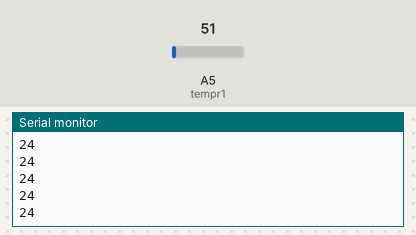
The sketch below on a simulated Arduino Uno, built with avr-gcc and run on an emulated ATmega328P. Shown: the last lines printed to the serial monitor. Inputs (shaded band) come from the test bench; at power-on: A5 (tempr1) = 51.

Above: at 1.2 s.
1.3 s: A5 (tempr1) set to 61
At 1.56 s:
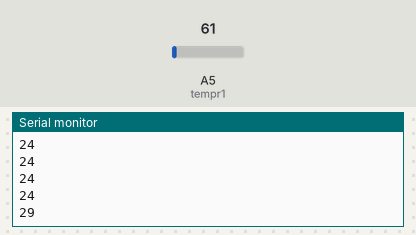
2.8 s: A5 (tempr1) set to 71
At 2.96 s:
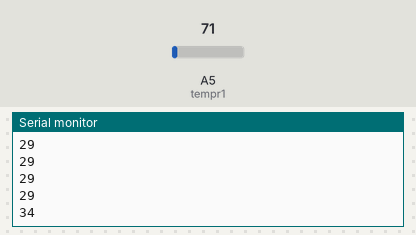
Timing chart, 0 to 5.8 s (numbered marks = the images above; inputs shaded):
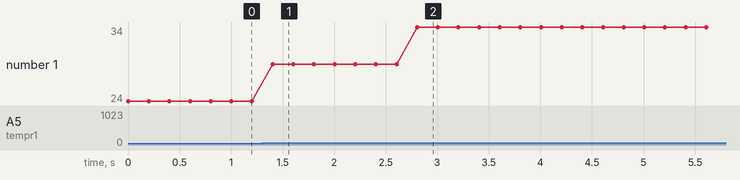

Measured:
- after the input at 1.3 s, the serial monitor: prints a new line after 0.10 s (image 1)
- after the input at 2.8 s, the serial monitor: prints a new line at once (image 2)
- plotted number 1: 24 → 29 after the input at 1.3 s, 29 → 34 after the input at 2.8 s

The sketch:

OP4_Temp.ino
```cpp
//id van analog input
const int tempr1 = A5;

void setup() {
    //Logboek aanzetten op een snelheid van 9600
    Serial.begin(9600);
}

void loop() {
    //Waarde die binnenkomt van tempratuur
    //De 1024 waardes van de tempratuur sensor omzetten een tempratuur van 0 tot 500
    int val = map(analogRead(tempr1), 0, 1023, 0, 500);
    //Waarde in logboek schrijven
    Serial.print(val);
    //Volgende regel in logboek
    Serial.print("\n");
    //Wachten
    delay(200);
}
```
